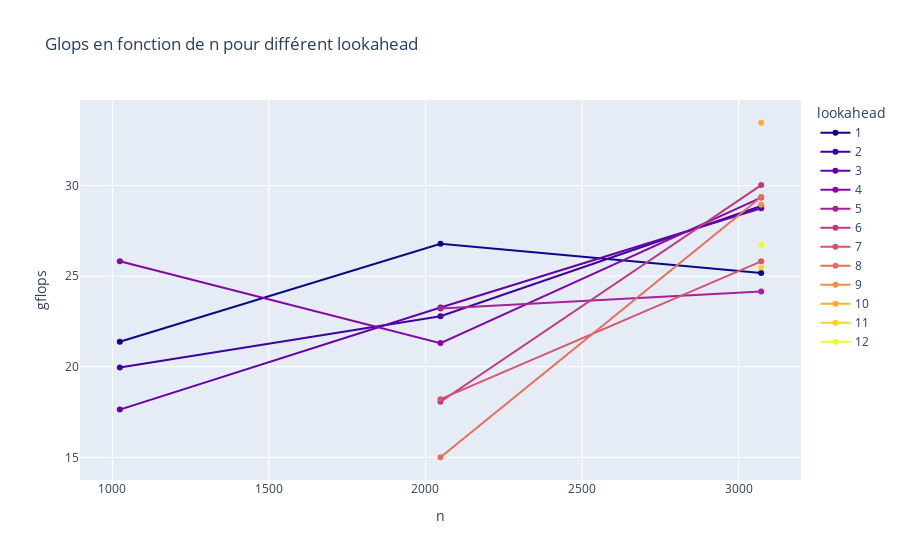

Notebook source saved alongside this figure:
### Code cell
plotly.plot(df_p2p_i_la_filtered.query('b == 256').sort_values(['n', 'p', 'q', 'lookahead']), kind = 'line', x =  'n', y = 'gflops', color = 'lookahead', markers = True, color_discrete_sequence=colors, title = 'Glops en fonction de n pour différent lookahead') #, facet_col="p", facet_row="q")

### Figure 1 — Plotly figure (JSON) as saved in the notebook; plotly's stock layout.template omitted (floating-point values rounded to 4 significant figures)
{"data": [{"hovertemplate": "lookahead=1<br>n=%{x}<br>gflops=%{y}<extra></extra>", "legendgroup": "1", "line": {"color": "#0d0887", "dash": "solid"}, "marker": {"symbol": "circle"}, "mode": "lines+markers", "name": "1", "orientation": "v", "showlegend": true, "type": "scatter", "x": [1024, 2048, 3072], "xaxis": "x", "y": [21.37, 26.79, 25.17], "yaxis": "y"}, {"hovertemplate": "lookahead=2<br>n=%{x}<br>gflops=%{y}<extra></extra>", "legendgroup": "2", "line": {"color": "#3e049c", "dash": "solid"}, "marker": {"symbol": "circle"}, "mode": "lines+markers", "name": "2", "orientation": "v", "showlegend": true, "type": "scatter", "x": [1024, 2048, 3072], "xaxis": "x", "y": [19.96, 22.78, 28.87], "yaxis": "y"}, {"hovertemplate": "lookahead=3<br>n=%{x}<br>gflops=%{y}<extra></extra>", "legendgroup": "3", "line": {"color": "#6300a7", "dash": "solid"}, "marker": {"symbol": "circle"}, "mode": "lines+markers", "name": "3", "orientation": "v", "showlegend": true, "type": "scatter", "x": [1024, 2048, 3072], "xaxis": "x", "y": [17.63, 23.27, 28.75], "yaxis": "y"}, {"hovertemplate": "lookahead=4<br>n=%{x}<br>gflops=%{y}<extra></extra>", "legendgroup": "4", "line": {"color": "#8606a6", "dash": "solid"}, "marker": {"symbol": "circle"}, "mode": "lines+markers", "name": "4", "orientation": "v", "showlegend": true, "type": "scatter", "x": [1024, 2048, 3072], "xaxis": "x", "y": [25.82, 21.3, 29.34], "yaxis": "y"}, {"hovertemplate": "lookahead=5<br>n=%{x}<br>gflops=%{y}<extra></extra>", "legendgroup": "5", "line": {"color": "#a62098", "dash": "solid"}, "marker": {"symbol": "circle"}, "mode": "lines+markers", "name": "5", "orientation": "v", "showlegend": true, "type": "scatter", "x": [2048, 3072], "xaxis": "x", "y": [23.21, 24.15], "yaxis": "y"}, {"hovertemplate": "lookahead=6<br>n=%{x}<br>gflops=%{y}<extra></extra>", "legendgroup": "6", "line": {"color": "#c03a83", "dash": "solid"}, "marker": {"symbol": "circle"}, "mode": "lines+markers", "name": "6", "orientation": "v", "showlegend": true, "type": "scatter", "x": [2048, 3072], "xaxis": "x", "y": [18.07, 30.03], "yaxis": "y"}, {"hovertemplate": "lookahead=7<br>n=%{x}<br>gflops=%{y}<extra></extra>", "legendgroup": "7", "line": {"color": "#d5546e", "dash": "solid"}, "marker": {"symbol": "circle"}, "mode": "lines+markers", "name": "7", "orientation": "v", "showlegend": true, "type": "scatter", "x": [2048, 3072], "xaxis": "x", "y": [18.21, 25.82], "yaxis": "y"}, {"hovertemplate": "lookahead=8<br>n=%{x}<br>gflops=%{y}<extra></extra>", "legendgroup": "8", "line": {"color": "#e76f5a", "dash": "solid"}, "marker": {"symbol": "circle"}, "mode": "lines+markers", "name": "8", "orientation": "v", "showlegend": true, "type": "scatter", "x": [2048, 3072], "xaxis": "x", "y": [15.0, 29.37], "yaxis": "y"}, {"hovertemplate": "lookahead=9<br>n=%{x}<br>gflops=%{y}<extra></extra>", "legendgroup": "9", "line": {"color": "#f68d45", "dash": "solid"}, "marker": {"symbol": "circle"}, "mode": "lines+markers", "name": "9", "orientation": "v", "showlegend": true, "type": "scatter", "x": [3072], "xaxis": "x", "y": [28.94], "yaxis": "y"}, {"hovertemplate": "lookahead=10<br>n=%{x}<br>gflops=%{y}<extra></extra>", "legendgroup": "10", "line": {"color": "#fdae32", "dash": "solid"}, "marker": {"symbol": "circle"}, "mode": "lines+markers", "name": "10", "orientation": "v", "showlegend": true, "type": "scatter", "x": [3072], "xaxis": "x", "y": [33.47], "yaxis": "y"}, {"hovertemplate": "lookahead=11<br>n=%{x}<br>gflops=%{y}<extra></extra>", "legendgroup": "11", "line": {"color": "#fcd225", "dash": "solid"}, "marker": {"symbol": "circle"}, "mode": "lines+markers", "name": "11", "orientation": "v", "showlegend": true, "type": "scatter", "x": [3072], "xaxis": "x", "y": [25.48], "yaxis": "y"}, {"hovertemplate": "lookahead=12<br>n=%{x}<br>gflops=%{y}<extra></extra>", "legendgroup": "12", "line": {"color": "#f0f921", "dash": "solid"}, "marker": {"symbol": "circle"}, "mode": "lines+markers", "name": "12", "orientation": "v", "showlegend": true, "type": "scatter", "x": [3072], "xaxis": "x", "y": [26.73], "yaxis": "y"}], "layout": {"legend": {"title": {"text": "lookahead"}, "tracegroupgap": 0}, "title": {"text": "Glops en fonction de n pour différent lookahead"}, "xaxis": {"anchor": "y", "domain": [0, 1], "title": {"text": "n"}}, "yaxis": {"anchor": "x", "domain": [0, 1], "title": {"text": "gflops"}}}}
